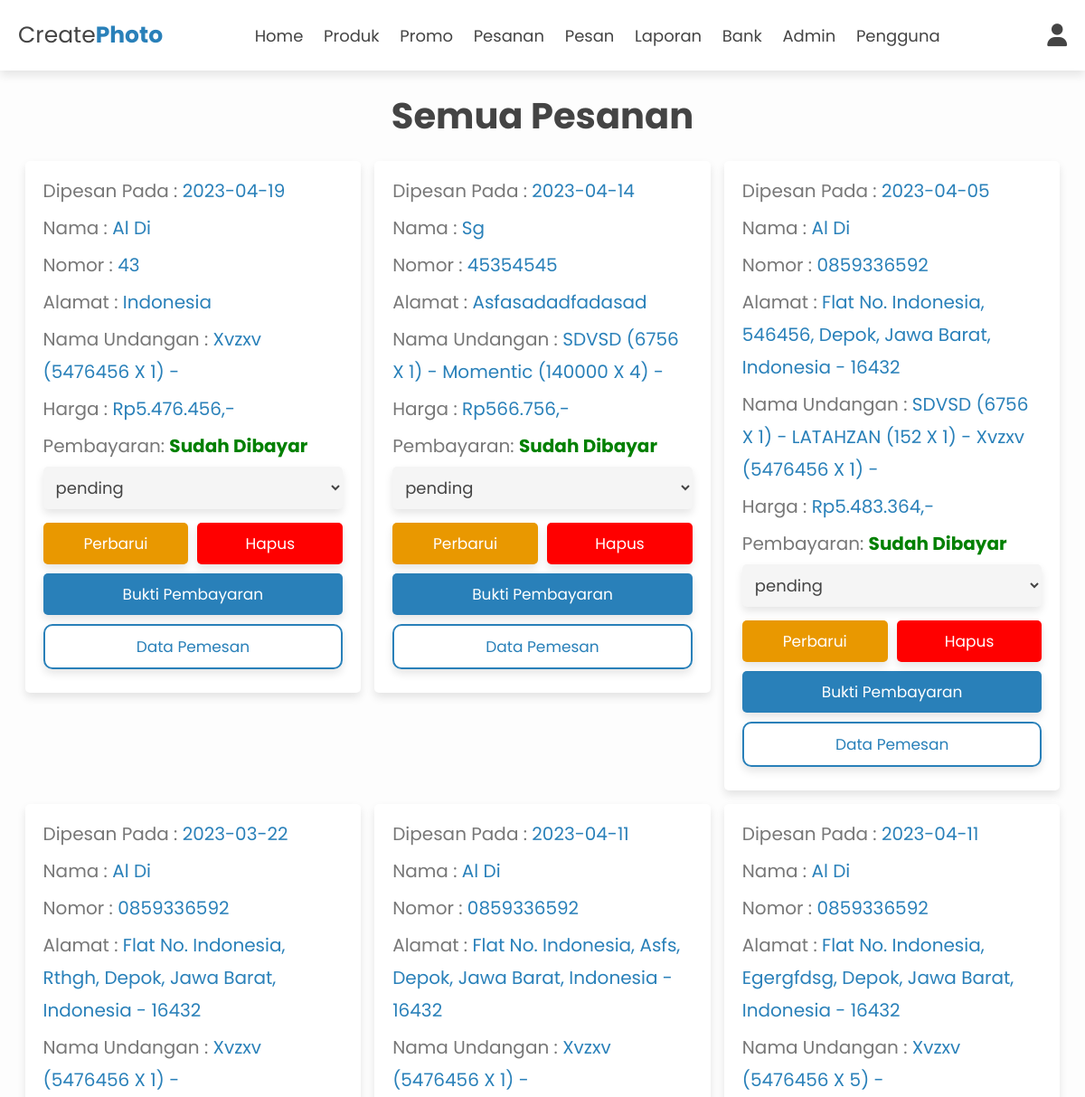
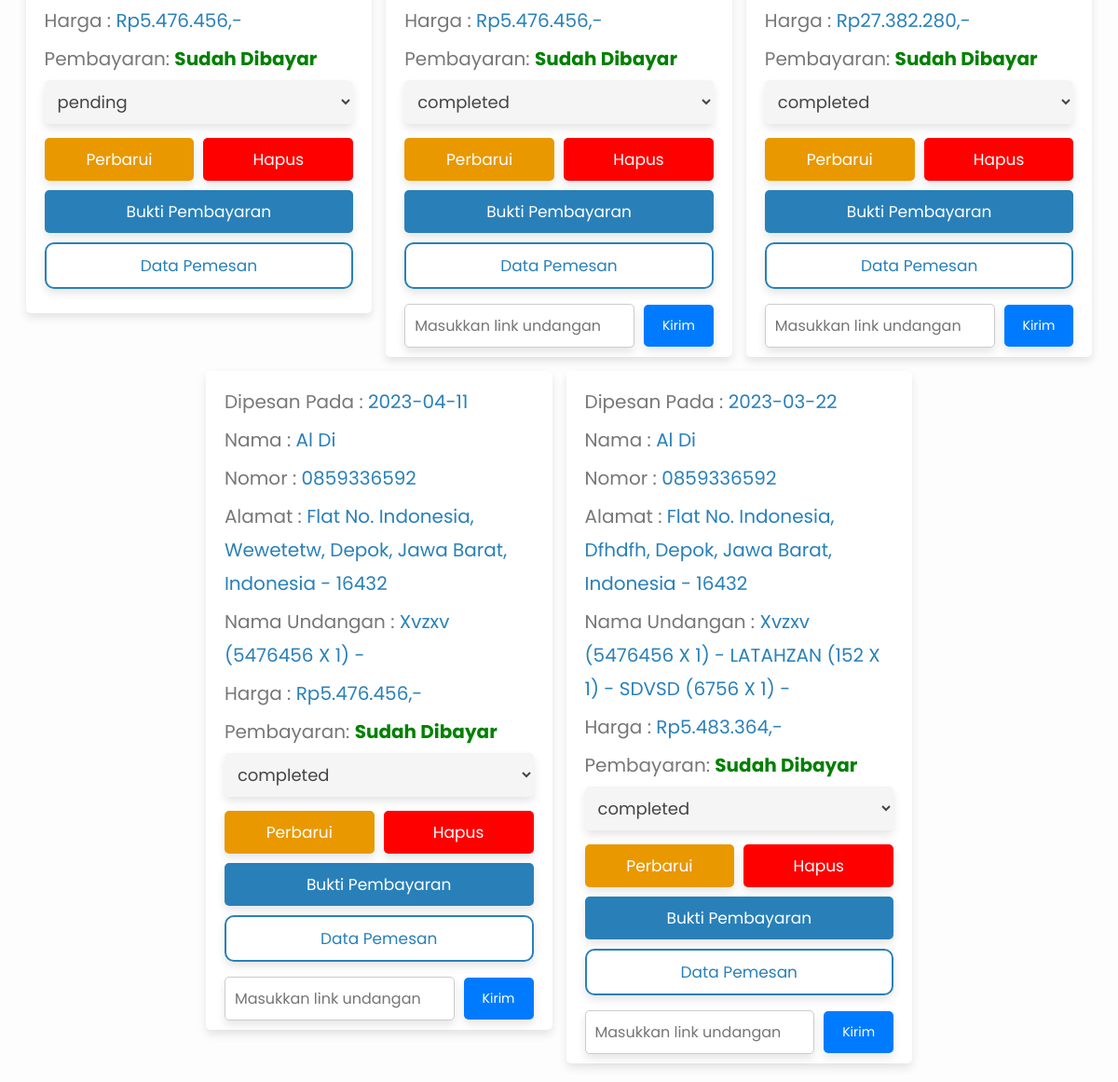
Before: /admin/orders_all.php (signed in) with the older database file (2 pictures, top to bottom).
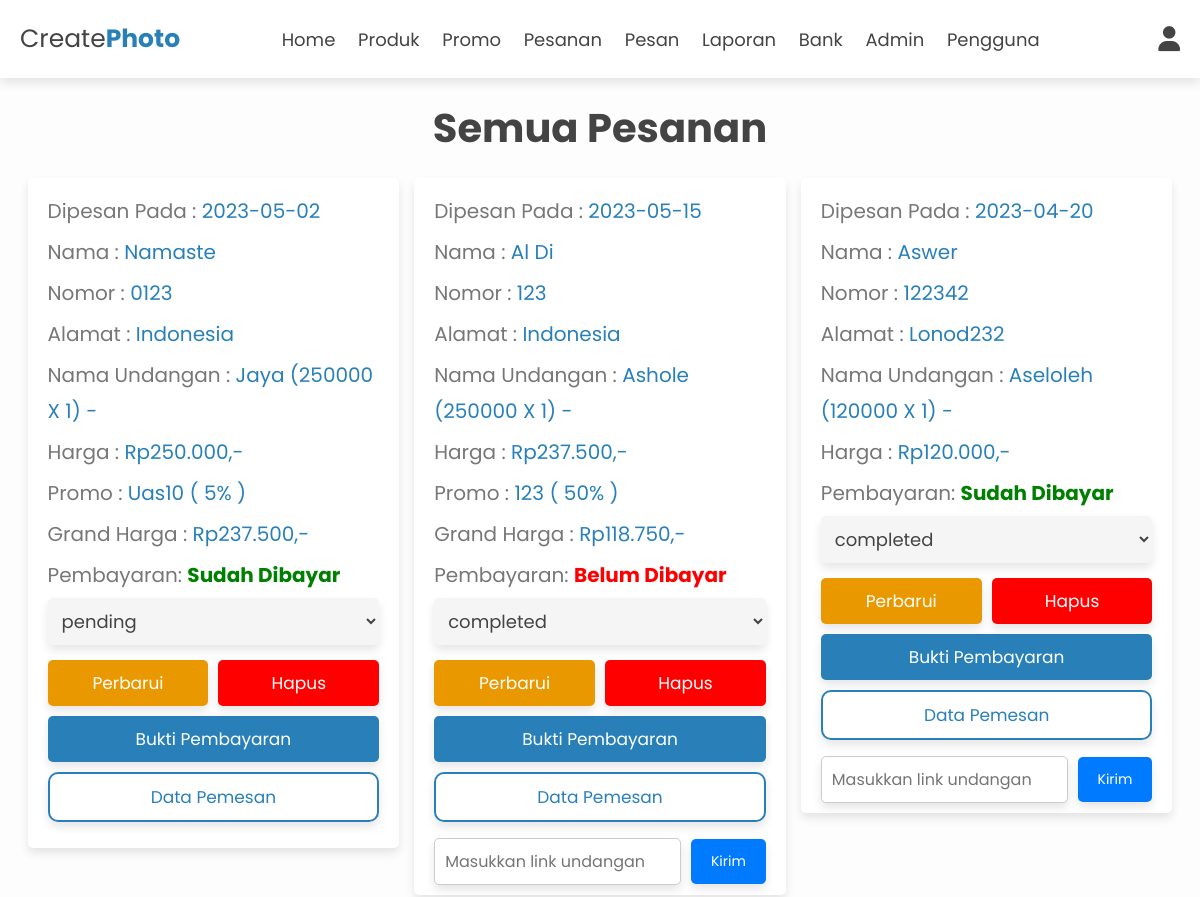
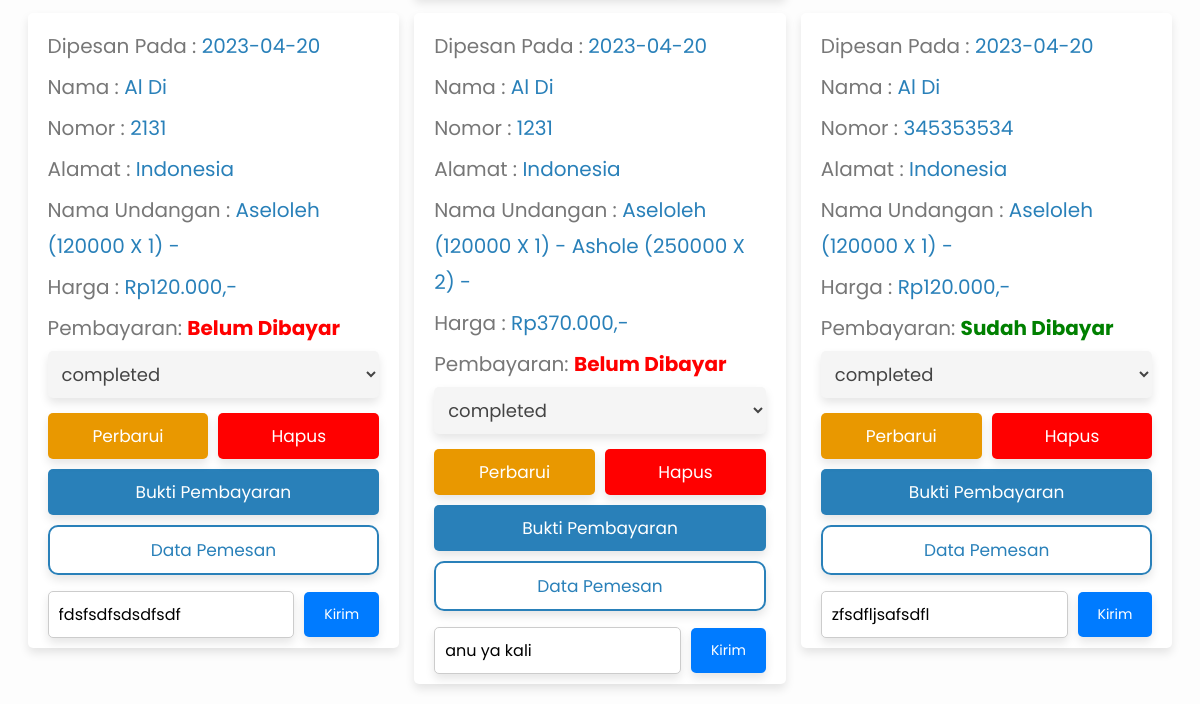
After: the same page with the newer database file (2 pictures, top to bottom).
### tables this page shows
CREATE TABLE `orders` (
  `id` int(100) NOT NULL,
  `user_id` int(100) NOT NULL,
  `name` varchar(20) NOT NULL,
  `number` varchar(10) NOT NULL,
  `email` varchar(50) NOT NULL,
  `address` varchar(500) NOT NULL,
  `name_men` varchar(100) NOT NULL,
  `nickname_men` varchar(100) NOT NULL,
  `father_men` varchar(100) NOT NULL,
  `mother_men` varchar(100) NOT NULL,
  `child_men` varchar(100) NOT NULL,
  `name_women` varchar(100) NOT NULL,
  `nickname_women` varchar(100) NOT NULL,
  `father_women` varchar(100) NOT NULL,
  `mother_women` varchar(100) NOT NULL,
  `child_women` varchar(100) NOT NULL,
  `marriage_date` date NOT NULL,
  `marriage_time` time NOT NULL,
  `marriage_place` varchar(250) NOT NULL,
  `marriage_link` varchar(250) NOT NULL,
  `reception_date` date NOT NULL,
  `reception_time` time NOT NULL,
  `reception_place` varchar(250) NOT NULL,
  `reception_link` varchar(250) NOT NULL,
  `wa_men` int(100) NOT NULL,
  `ig_men` varchar(250) NOT NULL,
  `wa_women` int(100) NOT NULL,
  `ig_women` varchar(250) NOT NULL,
  `photos_link` varchar(250) NOT NULL,
  `bank_name` varchar(250) NOT NULL,
  `bank_number` int(100) NOT NULL,
  `bank_name2` varchar(250) NOT NULL,
  `bank_number2` int(100) NOT NULL,
  `total_products` varchar(1000) NOT NULL,
  `total_price` int(100) NOT NULL,
  `promo_code` varchar(100) NOT NULL,
  `percent` int(11) NOT NULL,
  `grand_total` int(100) NOT NULL,
  `placed_on` date NOT NULL DEFAULT current_timestamp(),
  `payment_status` varchar(20) NOT NULL DEFAULT 'pending',
  `name_bank` varchar(255) NOT NULL,
  `name_sender` varchar(255) NOT NULL,
  `pay_img` varchar(100) NOT NULL,
  `link_invitation` varchar(500) NOT NULL
);

### admin/orders_all.php (the view, shortened to what this page needs)
<?php
include '../components/connect.php';
?>
<!DOCTYPE html>
<html lang="en">
<head>
    <link rel="stylesheet" href="https://cdnjs.cloudflare.com/ajax/libs/magnific-popup.js/1.1.0/magnific-popup.min.css">
    <link rel="stylesheet" href="https://cdnjs.cloudflare.com/ajax/libs/font-awesome/6.1.1/css/all.min.css">
    <link rel="stylesheet" href="../css/admin_style.css">
</head>
<body>
    <?php include '../components/admin_header.php'; ?>
    <section class="orders">
        <h1 class="heading">Semua Pesanan</h1>
        <div class="box-container">
            <?php
            $select_orders = $conn->prepare("SELECT * FROM `orders`  ORDER BY payment_status DESC, placed_on DESC");
            $select_orders->execute();
            if ($select_orders->rowCount() > 0) {
                while ($fetch_orders = $select_orders->fetch(PDO::FETCH_ASSOC)) {
                    $payment_status = $fetch_orders['payment_status'];
            ?>
                    <div class="box">
                        <p> Dipesan pada : <span><?= $fetch_orders['placed_on']; ?></span> </p>
                        <p> Nama : <span><?= htmlspecialchars($fetch_orders['name']); ?></span> </p>
                        <p> Nomor : <span><?= htmlspecialchars($fetch_orders['number']); ?></span> </p>
                        <p> Alamat : <span><?= htmlspecialchars($fetch_orders['address']); ?></span> </p>
                        <p> Nama Undangan : <span><?= htmlspecialchars($fetch_orders['total_products']); ?></span> </p>
                        <p> Harga : <span>Rp<?= number_format(($fetch_orders['total_price']), 0, ',', '.'); ?>,-</span> </p>
                        <?php if (!empty($fetch_orders['promo_code']) && !empty($fetch_orders['percent']) && !empty($fetch_orders['grand_total'])) { ?>
                            <p>Promo : <span><?= htmlspecialchars($fetch_orders['promo_code']) . ' ( ' . htmlspecialchars($fetch_orders['percent'])  . '% ) '; ?></span></p>
                            <p>grand harga : <span>Rp<?= number_format(($fetch_orders['grand_total']), 0, ',', '.'); ?>,-</span></p>
                        <?php } ?>
                        <p>
                            Pembayaran:
                            <span style="font-weight: bold; color: <?php echo (!empty($fetch_orders['pay_img'])) ? 'green' : 'red'; ?>">
                                <?php echo (!empty($fetch_orders['pay_img'])) ? 'Sudah Dibayar' : 'Belum Dibayar'; ?>
                            </span>
                        </p>
                        <form action="" method="post">
                            <select name="payment_status" class="select">
                                <option selected disabled><?= htmlspecialchars($fetch_orders['payment_status']); ?></option>
                            </select>
                            <div class="flex-btn">
                                <input type="submit" value="perbarui" class="option-btn" name="update_payment">
                                <a href="orders_placed.php?delete=<?= $fetch_orders['id']; ?>" class="delete-btn" onclick="return confirm('Hapus Pesanan Ini?');">Hapus</a>
                            </div>
                            <input type="button" value="Bukti Pembayaran" class="btn" onclick="showPayment(<?= $fetch_orders['id']; ?>);">
                            <a href="orders_data.php?id=<?= $fetch_orders['id']; ?>" class="home-btn">Data Pemesan</a><br>
                            <?php if ($payment_status == 'completed') { ?>
                                <form method="post">
                                    <div class="flex">
                                        <input type="text" name="name" placeholder="Masukkan link undangan" value="<?= htmlspecialchars($fetch_orders['link_invitation']); ?>" required>
                                        <input type="submit" name="link_invitation" class="link-btn" value="Kirim"></input>
                                    </div>
                                </form>
                            <?php } ?>
                        </form>
                    </div>
            <?php
                }
            } else {
                echo '<p class="empty">Belum ada pesanan!</p>';
            }
            ?>
        </div>
    </section>
</body>
</html>

Changed rows visible on the page:
removed orders: placed_on "2023-04-19", name "Al Di", number "43", address "Indonesia", total_products "Xvzxv (5476456 X 1) -", total_price "5.476.456", shows "Sudah Dibayar", payment_status "pending"
removed orders: placed_on "2023-04-14", name "Sg", number "45354545", address "Asfasadadfadasad", total_products "SDVSD (6756 X 1) - Momentic (140000 X 4) -", total_price "566.756", shows "Sudah Dibayar", payment_status "pending"
removed orders: placed_on "2023-04-05", name "Al Di", number "0859336592", address "Flat No. Indonesia, 546456, Depok, Jawa Barat, Indonesia - 16432", total_products "SDVSD (6756 X 1) - LATAHZAN (152 X 1) - Xvzxv (5476456 X 1) -", total_price "5.483.364", shows "Sudah Dibayar", payment_status "pending"
removed orders: placed_on "2023-03-22", name "Al Di", number "0859336592", address "Flat No. Indonesia, Rthgh, Depok, Jawa Barat, Indonesia - 16432", total_products "Xvzxv (5476456 X 1) -", total_price "5.476.456", shows "Sudah Dibayar", payment_status "pending"
removed orders: placed_on "2023-04-11", name "Al Di", number "0859336592", address "Flat No. Indonesia, Asfs, Depok, Jawa Barat, Indonesia - 16432", total_products "Xvzxv (5476456 X 1) -", total_price "5.476.456", pay_img "Sudah Dibayar", payment_status "completed"
removed orders: placed_on "2023-04-11", name "Al Di", number "0859336592", address "Flat No. Indonesia, Egergfdsg, Depok, Jawa Barat, Indonesia - 16432", total_products "Xvzxv (5476456 X 5) -", total_price "27.382.280", pay_img "Sudah Dibayar", payment_status "completed"
removed orders: placed_on "2023-04-11", name "Al Di", number "0859336592", address "Flat No. Indonesia, Wewetetw, Depok, Jawa Barat, Indonesia - 16432", total_products "Xvzxv (5476456 X 1) -", total_price "5.476.456", pay_img "Sudah Dibayar", payment_status "completed"
removed orders: placed_on "2023-03-22", name "Al Di", number "0859336592", address "Flat No. Indonesia, Dfhdfh, Depok, Jawa Barat, Indonesia - 16432", total_products "Xvzxv (5476456 X 1) - LATAHZAN (152 X 1) - SDVSD (6756 X 1) -", total_price "5.483.364", pay_img "Sudah Dibayar", payment_status "completed"
added orders: placed_on "2023-05-02", name "Namaste", number "0123", address "Indonesia", total_products "Jaya (250000 X 1) -", total_price "250.000", promo_code "Uas10", percent "5", grand_total "237.500", shows "Sudah Dibayar", payment_status "pending"
added orders: placed_on "2023-05-15", name "Al Di", number "123", address "Indonesia", total_products "Ashole (250000 X 1) -", total_price "237.500", promo_code "123", percent "50", grand_total "118.750", pay_img "Belum Dibayar", payment_status "completed"
added orders: placed_on "2023-04-20", name "Aswer", number "122342", address "Lonod232", total_products "Aseloleh (120000 X 1) -", total_price "120.000", shows "Sudah Dibayar", payment_status "completed"
added orders: placed_on "2023-04-20", name "Al Di", number "2131", address "Indonesia", total_products "Aseloleh (120000 X 1) -", total_price "120.000", pay_img "Belum Dibayar", payment_status "completed", name "fdsfsdfsdsdfsdf"
added orders: placed_on "2023-04-20", name "Al Di", number "1231", address "Indonesia", total_products "Aseloleh (120000 X 1) - Ashole (250000 X 2) -", total_price "370.000", pay_img "Belum Dibayar", payment_status "completed", name "anu ya kali"
added orders: placed_on "2023-04-20", name "Al Di", number "345353534", address "Indonesia", total_products "Aseloleh (120000 X 1) -", total_price "120.000", shows "Sudah Dibayar", payment_status "completed", name "zfsdfljsafsdfl"
